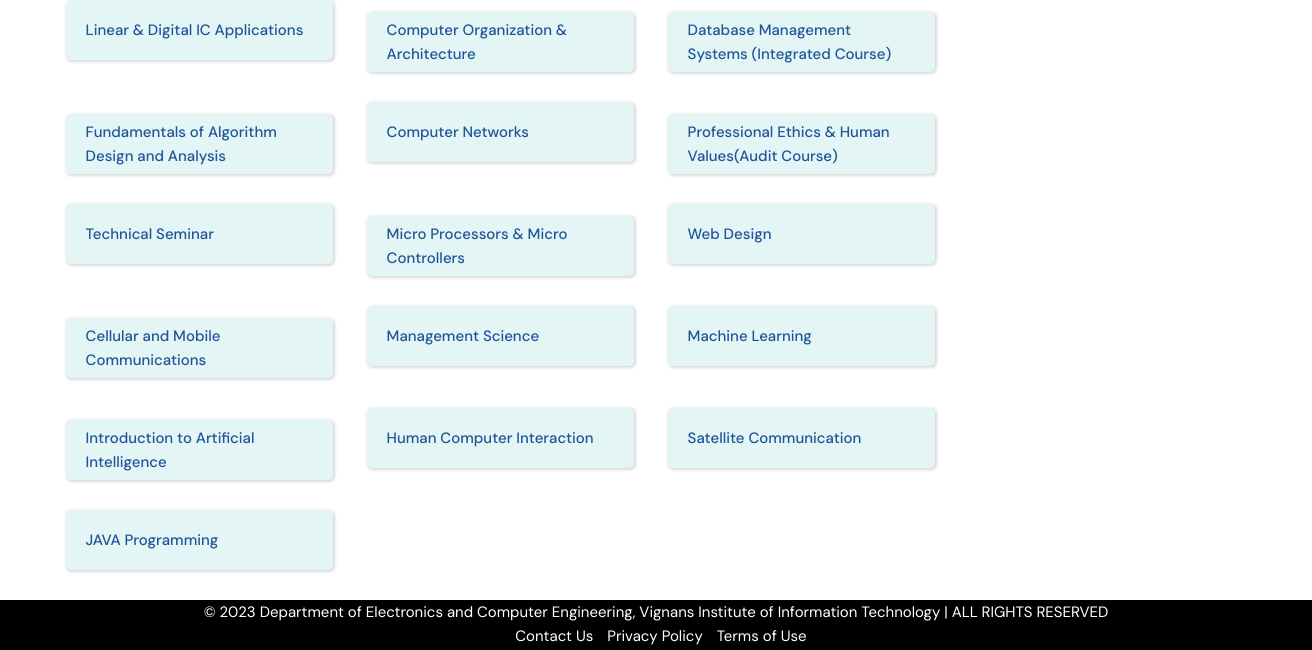
The app's page /materials/subjects/ (lower part), older data.
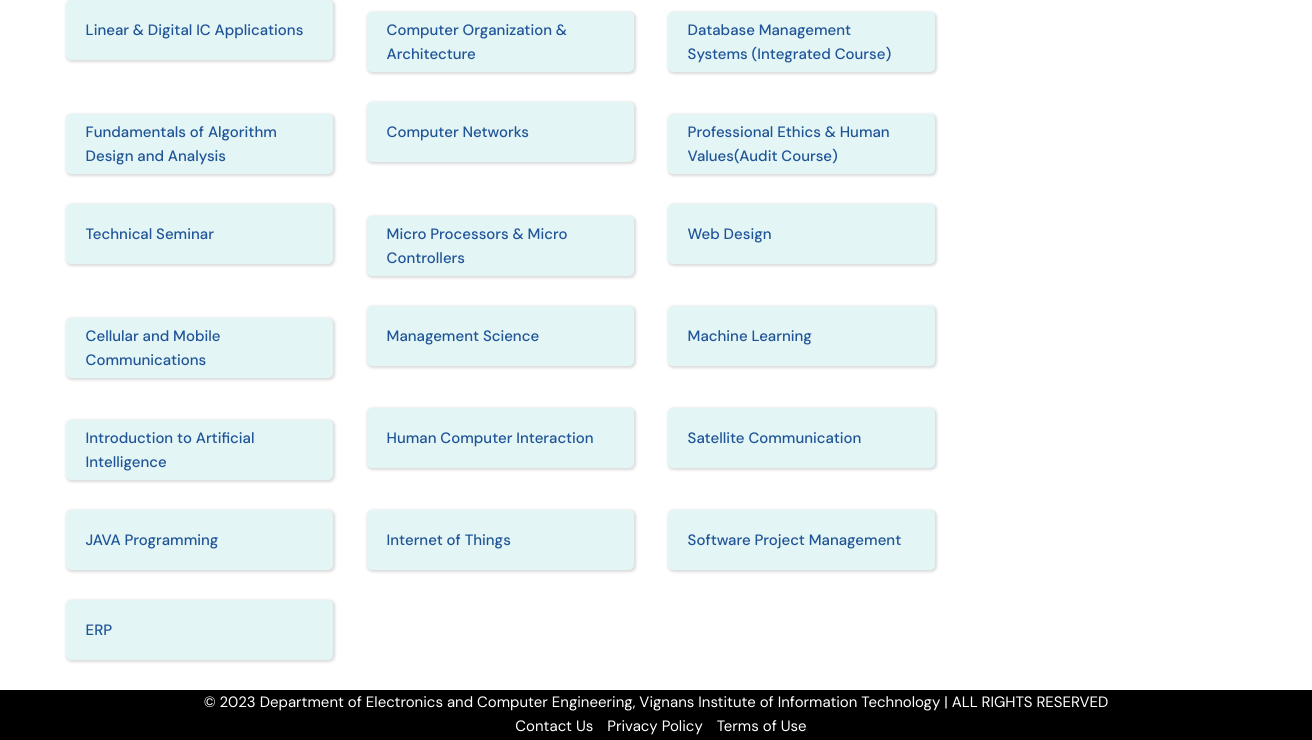
The same page, newer data.
### materials/models.py (models this page shows, shortened)
class Subject(models.Model):
    name = models.CharField(max_length=100)

### materials/views.py (the view)
# urls.py: path('subjects/', subject_list, name='subject_list'),
def subject_list(request):
    subjects = Subject.objects.all()
    context = {'subjects': subjects}
    return render(request, 'subject_list.html', context)

### templates/subject_list.html (shortened to what this page needs)
{% extends 'main.html' %}
{% block content %}
<br>
<br>
  <div class="container">
    <div class="row">
      <div class="col-12">
        <div class="d-flex justify-content-between flex-wrap">
          {% for subject in subjects %}
            <a href="{% url 'material_list' subject.id %}" class="btn btn-primary subject-btn"  style="margin-right: 3rem; margin-bottom: 3rem;">{{ subject.name }}</a>
          {% endfor %}
        </div>
      </div>
    </div>
  </div>
{% endblock %}

Row changes from the older to the newer data that the page shows:
added Subject: name "Internet of Things"
added Subject: name "Software Project Management"
added Subject: name "ERP"
